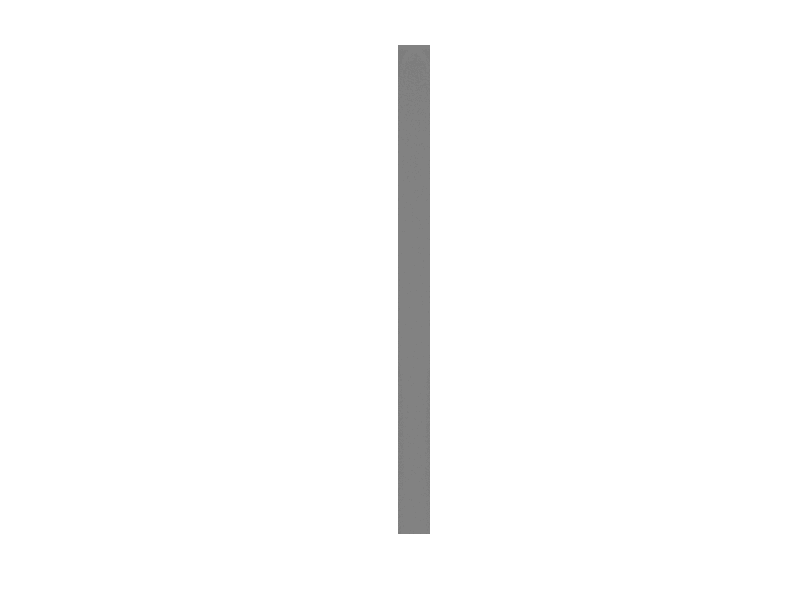

Write MATLAB code to recreate this figure. (Note: this script raises an error after producing the figure.)
rf_data = load('rf_data_phantom.mat');
rf_data.RFdata = cast(rf_data.RFdata, 'double');
center_index = round(length(rf_data.RFdata(1,:))/2);
center_line = rf_data.RFdata(:,center_index);
lambda = 1540 / rf_data.fs;
M = 2;


depth_step = lambda * M;
n_measurement = length(rf_data.RFdata(:,1));
X = zeros(1,n_measurement);
for i = 1:n_measurement
    X(i) = rf_data.start_of_data + i * depth_step;
end

% Plot of RF-center line
plt = plot(X,center_line)
%saveas(plt, 'figures/center_rf_plt.png');

% Plot of envelope and RF-center line
env = zeros(size(rf_data.RFdata));
for i = 1:length(rf_data.RFdata(1,:))
    env(:,i) = abs(hilbert(rf_data.RFdata(:,i)));
end
env_single = abs(hilbert(center_line));

plt = plot(X, center_line);
title('RF center line')
hold on
plot(X, env_single)
legend('RF_line','Envelope')
hold off
%saveas(plt, 'figures/center_rf_env_plt.png');


% Compression and scale

comp_env = 20 * log10(env + eps);
comp_env = comp_env /(max(max(comp_env)));
scale_comp_env = 127/60 * (comp_env + 60);
env = uint8(scale_comp_env);
plt = imshow(env);
%saveas(plt, 'figures/scale_comp_env_center.png');


% Use make_tables, and make_interpolation
start_depth = rf_data.roc; %?????? - Depth for start of image in meters
image_size = 0.3; %??????  - Size of image in meters
start_of_data = rf_data.start_of_data;
delta_r = rf_data.c_sound / rf_data.fs;
N_samples = size(env,1);
theta_start = rf_data.start_angle;
delta_theta = rf_data.angle;
N_lines = size(env,2);
scaling = 60.0; %????? - Scaling factor from envelope to image
Nz = 512; % - Size of image in pixels
Nx = 512; % - Size of image in pixels
make_tables(start_depth, image_size, start_of_data, delta_r, N_samples, theta_start, delta_theta, N_lines, scaling, Nz, Nx);
img_data = make_interpolation(uint32(env));

img = image(double(img_data));
colormap gray;
%saveas(img, '/figures/out_interpolation.png');


% Calculate envelops and maxs and mins
h = figure;
axis tight manual
filename = 'invivo.gif';
for i = 1:66
    im_data = load(['/frame_data/8820e_B_mode_invivo_frame_no_', num2str(i), '.mat']);
    data = cast(im_data.RFdata, 'double');
    env = zeros(size(data));
    for j = 1:length(data(1,:))
        env(:,j) = abs(hilbert(data(:,j)));
    end
    comp_env = env / max(max(env)); % Normalize
    comp_env = 20 * log10(comp_env); %log compress.
    scale_comp_env = 127/60*(comp_env+60); % Scale to grayscale.
    env_final = uint32(scale_comp_env); %to fit make_tables
    make_tables(start_depth, image_size, start_of_data, delta_r, N_samples, theta_start, delta_theta, N_lines, scaling, Nz, Nx);
    img = make_interpolation(env_final);
    imagesc(double(img));
    colormap gray;
    frame = getframe(h);
    im = frame2im(frame);
    [imind,cm] = rgb2ind(im,256);
    if i == 1
        imwrite(imind, cm, filename, 'gif', 'LoopCount', inf);
    else
        imwrite(imind, cm, filename, 'gif', 'WriteMode', 'append');
    end
end  
sprintf('Done')